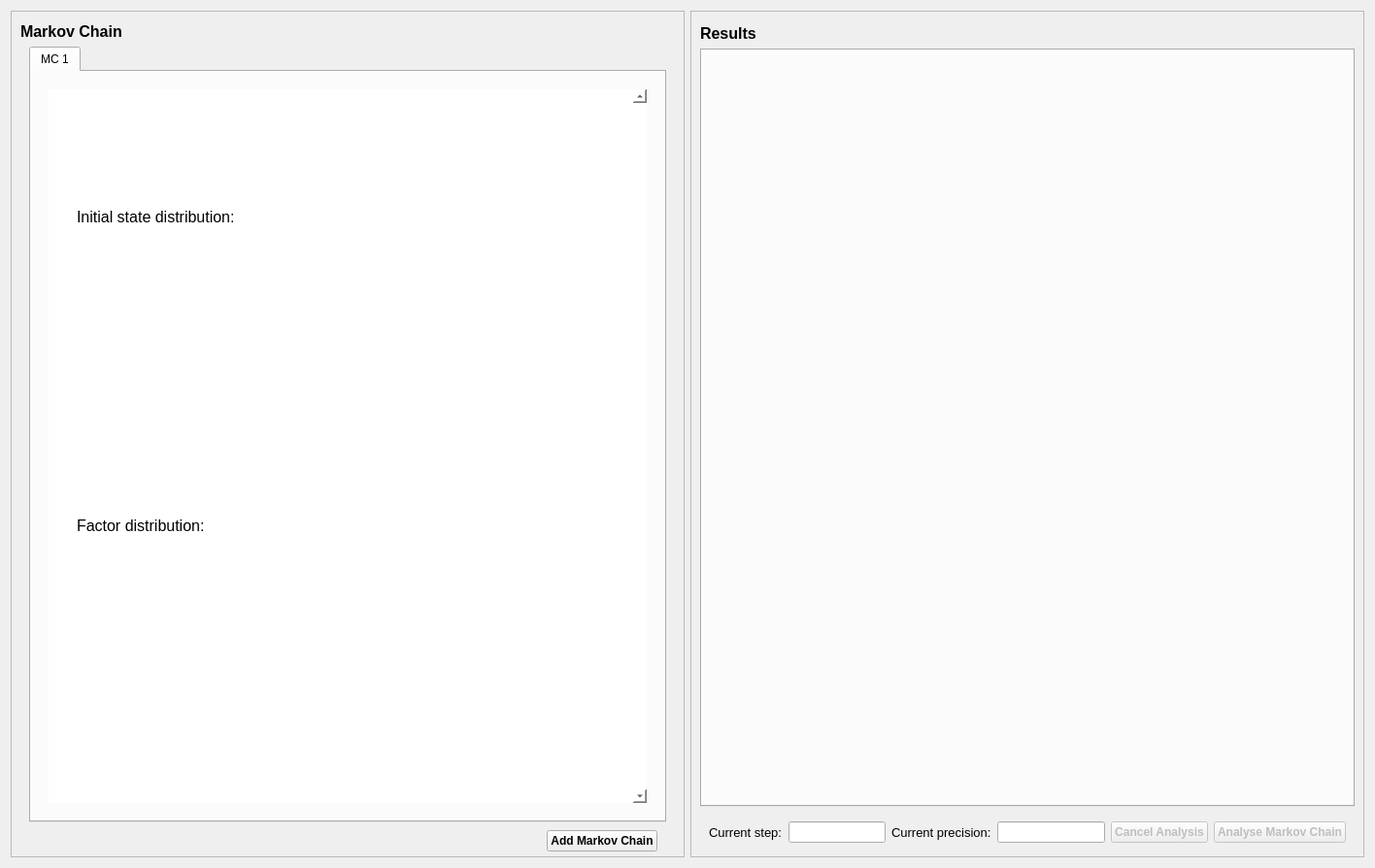
<?xml version="1.0" encoding="UTF-8"?>
<ui version="4.0">
 <class>ProjectTab</class>
 <widget class="QWidget" name="ProjectTab">
  <property name="geometry">
   <rect>
    <x>0</x>
    <y>0</y>
    <width>1416</width>
    <height>894</height>
   </rect>
  </property>
  <property name="sizePolicy">
   <sizepolicy hsizetype="Ignored" vsizetype="Preferred">
    <horstretch>0</horstretch>
    <verstretch>0</verstretch>
   </sizepolicy>
  </property>
  <property name="windowTitle">
   <string>Form</string>
  </property>
  <layout class="QHBoxLayout" name="horizontalLayout">
   <item>
    <widget class="QFrame" name="frame_2">
     <property name="sizePolicy">
      <sizepolicy hsizetype="Ignored" vsizetype="Preferred">
       <horstretch>0</horstretch>
       <verstretch>0</verstretch>
      </sizepolicy>
     </property>
     <property name="frameShape">
      <enum>QFrame::StyledPanel</enum>
     </property>
     <property name="frameShadow">
      <enum>QFrame::Raised</enum>
     </property>
     <layout class="QVBoxLayout" name="verticalLayout">
      <property name="topMargin">
       <number>11</number>
      </property>
      <property name="bottomMargin">
       <number>0</number>
      </property>
      <item>
       <widget class="QLabel" name="label_MC">
        <property name="sizePolicy">
         <sizepolicy hsizetype="Fixed" vsizetype="Fixed">
          <horstretch>0</horstretch>
          <verstretch>0</verstretch>
         </sizepolicy>
        </property>
        <property name="minimumSize">
         <size>
          <width>120</width>
          <height>0</height>
         </size>
        </property>
        <property name="sizeIncrement">
         <size>
          <width>34</width>
          <height>0</height>
         </size>
        </property>
        <property name="font">
         <font>
          <pointsize>12</pointsize>
          <weight>75</weight>
          <bold>true</bold>
         </font>
        </property>
        <property name="text">
         <string>Markov Chain</string>
        </property>
        <property name="margin">
         <number>5</number>
        </property>
       </widget>
      </item>
      <item>
       <widget class="QFrame" name="frameInput">
        <layout class="QVBoxLayout" name="layoutInput_2">
         <property name="spacing">
          <number>8</number>
         </property>
         <property name="topMargin">
          <number>0</number>
         </property>
         <property name="bottomMargin">
          <number>5</number>
         </property>
         <item>
          <widget class="QTabWidget" name="tabWidget_inputVisualisation">
           <property name="currentIndex">
            <number>0</number>
           </property>
           <widget class="QWidget" name="mc1">
            <attribute name="title">
             <string>MC 1</string>
            </attribute>
            <layout class="QVBoxLayout" name="verticalLayout_3">
             <item>
              <widget class="QWidget" name="widget_2" native="true">
               <layout class="QVBoxLayout" name="verticalLayout_5">
                <item>
                 <widget class="QScrollArea" name="scrollArea">
                  <property name="styleSheet">
                   <string notr="true">background-color: white</string>
                  </property>
                  <property name="frameShape">
                   <enum>QFrame::NoFrame</enum>
                  </property>
                  <property name="frameShadow">
                   <enum>QFrame::Raised</enum>
                  </property>
                  <property name="verticalScrollBarPolicy">
                   <enum>Qt::ScrollBarAlwaysOn</enum>
                  </property>
                  <property name="horizontalScrollBarPolicy">
                   <enum>Qt::ScrollBarAlwaysOff</enum>
                  </property>
                  <property name="widgetResizable">
                   <bool>true</bool>
                  </property>
                  <widget class="QWidget" name="wid_scrollArea">
                   <property name="geometry">
                    <rect>
                     <x>0</x>
                     <y>0</y>
                     <width>577</width>
                     <height>695</height>
                    </rect>
                   </property>
                   <layout class="QVBoxLayout" name="verticalLayout_4">
                    <item>
                     <widget class="QWidget" name="wid_initialStateVectorTitle" native="true">
                      <property name="sizePolicy">
                       <sizepolicy hsizetype="Preferred" vsizetype="Fixed">
                        <horstretch>0</horstretch>
                        <verstretch>0</verstretch>
                       </sizepolicy>
                      </property>
                      <property name="minimumSize">
                       <size>
                        <width>0</width>
                        <height>70</height>
                       </size>
                      </property>
                      <property name="styleSheet">
                       <string notr="true">background-color: white</string>
                      </property>
                      <widget class="QLabel" name="la_initialStateVector">
                       <property name="geometry">
                        <rect>
                         <x>20</x>
                         <y>10</y>
                         <width>571</width>
                         <height>60</height>
                        </rect>
                       </property>
                       <property name="minimumSize">
                        <size>
                         <width>0</width>
                         <height>60</height>
                        </size>
                       </property>
                       <property name="maximumSize">
                        <size>
                         <width>16777215</width>
                         <height>60</height>
                        </size>
                       </property>
                       <property name="font">
                        <font>
                         <pointsize>14</pointsize>
                         <weight>75</weight>
                         <bold>true</bold>
                        </font>
                       </property>
                       <property name="text">
                        <string>&lt;html&gt;&lt;head/&gt;&lt;body&gt;&lt;p&gt;&lt;span style=&quot; font-size:12pt; font-weight:400;&quot;&gt;Initial state distribution:&lt;/span&gt;&lt;/p&gt;&lt;/body&gt;&lt;/html&gt;</string>
                       </property>
                       <property name="scaledContents">
                        <bool>false</bool>
                       </property>
                      </widget>
                      <widget class="QWidget" name="wid_initialStateVector_2" native="true">
                       <property name="geometry">
                        <rect>
                         <x>0</x>
                         <y>77</y>
                         <width>555</width>
                         <height>70</height>
                        </rect>
                       </property>
                       <property name="sizePolicy">
                        <sizepolicy hsizetype="Preferred" vsizetype="Fixed">
                         <horstretch>0</horstretch>
                         <verstretch>0</verstretch>
                        </sizepolicy>
                       </property>
                       <property name="minimumSize">
                        <size>
                         <width>0</width>
                         <height>70</height>
                        </size>
                       </property>
                       <property name="styleSheet">
                        <string notr="true">background-color: white</string>
                       </property>
                      </widget>
                     </widget>
                    </item>
                    <item>
                     <widget class="QWidget" name="wid_initialStateVector" native="true">
                      <property name="sizePolicy">
                       <sizepolicy hsizetype="Preferred" vsizetype="Fixed">
                        <horstretch>0</horstretch>
                        <verstretch>0</verstretch>
                       </sizepolicy>
                      </property>
                      <property name="minimumSize">
                       <size>
                        <width>0</width>
                        <height>70</height>
                       </size>
                      </property>
                      <property name="styleSheet">
                       <string notr="true">background-color: white</string>
                      </property>
                     </widget>
                    </item>
                    <item>
                     <widget class="QWidget" name="wid_factorDistriution" native="true">
                      <property name="sizePolicy">
                       <sizepolicy hsizetype="Preferred" vsizetype="Fixed">
                        <horstretch>0</horstretch>
                        <verstretch>0</verstretch>
                       </sizepolicy>
                      </property>
                      <property name="minimumSize">
                       <size>
                        <width>0</width>
                        <height>70</height>
                       </size>
                      </property>
                      <property name="styleSheet">
                       <string notr="true">background-color: white</string>
                      </property>
                      <widget class="QLabel" name="la_factorDistribution">
                       <property name="geometry">
                        <rect>
                         <x>20</x>
                         <y>10</y>
                         <width>571</width>
                         <height>60</height>
                        </rect>
                       </property>
                       <property name="minimumSize">
                        <size>
                         <width>0</width>
                         <height>60</height>
                        </size>
                       </property>
                       <property name="maximumSize">
                        <size>
                         <width>16777215</width>
                         <height>60</height>
                        </size>
                       </property>
                       <property name="font">
                        <font>
                         <pointsize>14</pointsize>
                         <weight>75</weight>
                         <bold>true</bold>
                        </font>
                       </property>
                       <property name="text">
                        <string>&lt;html&gt;&lt;head/&gt;&lt;body&gt;&lt;p&gt;&lt;span style=&quot; font-size:12pt; font-weight:400;&quot;&gt;Factor distribution:&lt;/span&gt;&lt;/p&gt;&lt;/body&gt;&lt;/html&gt;</string>
                       </property>
                       <property name="scaledContents">
                        <bool>false</bool>
                       </property>
                      </widget>
                     </widget>
                    </item>
                    <item>
                     <widget class="QWidget" name="wid_factorDistribution" native="true">
                      <property name="sizePolicy">
                       <sizepolicy hsizetype="Preferred" vsizetype="Fixed">
                        <horstretch>0</horstretch>
                        <verstretch>0</verstretch>
                       </sizepolicy>
                      </property>
                      <property name="minimumSize">
                       <size>
                        <width>0</width>
                        <height>70</height>
                       </size>
                      </property>
                      <property name="styleSheet">
                       <string notr="true">background-color: white</string>
                      </property>
                     </widget>
                    </item>
                   </layout>
                  </widget>
                 </widget>
                </item>
               </layout>
              </widget>
             </item>
             <item>
              <layout class="QVBoxLayout" name="layoutInput"/>
             </item>
            </layout>
           </widget>
          </widget>
         </item>
         <item alignment="Qt::AlignRight">
          <widget class="QWidget" name="widget" native="true">
           <property name="maximumSize">
            <size>
             <width>16777215</width>
             <height>50</height>
            </size>
           </property>
           <layout class="QHBoxLayout" name="horizontalLayout_2">
            <property name="spacing">
             <number>11</number>
            </property>
            <property name="topMargin">
             <number>0</number>
            </property>
            <property name="bottomMargin">
             <number>0</number>
            </property>
            <item>
             <widget class="QPushButton" name="pushButton_addMC">
              <property name="maximumSize">
               <size>
                <width>150</width>
                <height>16777215</height>
               </size>
              </property>
              <property name="font">
               <font>
                <pointsize>9</pointsize>
                <weight>75</weight>
                <bold>true</bold>
               </font>
              </property>
              <property name="layoutDirection">
               <enum>Qt::RightToLeft</enum>
              </property>
              <property name="text">
               <string>Add Markov Chain</string>
              </property>
             </widget>
            </item>
           </layout>
          </widget>
         </item>
        </layout>
       </widget>
      </item>
     </layout>
    </widget>
   </item>
   <item>
    <widget class="QFrame" name="frame_3">
     <property name="sizePolicy">
      <sizepolicy hsizetype="Ignored" vsizetype="Preferred">
       <horstretch>0</horstretch>
       <verstretch>0</verstretch>
      </sizepolicy>
     </property>
     <property name="frameShape">
      <enum>QFrame::StyledPanel</enum>
     </property>
     <property name="frameShadow">
      <enum>QFrame::Raised</enum>
     </property>
     <layout class="QVBoxLayout" name="verticalLayout_2">
      <property name="topMargin">
       <number>13</number>
      </property>
      <property name="bottomMargin">
       <number>5</number>
      </property>
      <item>
       <widget class="QLabel" name="label_MC_2">
        <property name="sizePolicy">
         <sizepolicy hsizetype="Fixed" vsizetype="Fixed">
          <horstretch>0</horstretch>
          <verstretch>0</verstretch>
         </sizepolicy>
        </property>
        <property name="minimumSize">
         <size>
          <width>144</width>
          <height>0</height>
         </size>
        </property>
        <property name="sizeIncrement">
         <size>
          <width>34</width>
          <height>0</height>
         </size>
        </property>
        <property name="font">
         <font>
          <pointsize>12</pointsize>
          <weight>75</weight>
          <bold>true</bold>
         </font>
        </property>
        <property name="text">
         <string>Results</string>
        </property>
        <property name="margin">
         <number>5</number>
        </property>
       </widget>
      </item>
      <item>
       <widget class="QTabWidget" name="tabWidget_resultVisualisation">
        <property name="currentIndex">
         <number>-1</number>
        </property>
       </widget>
      </item>
      <item>
       <widget class="QWidget" name="w_calculation_characteristivs" native="true">
        <property name="minimumSize">
         <size>
          <width>0</width>
          <height>30</height>
         </size>
        </property>
        <property name="layoutDirection">
         <enum>Qt::RightToLeft</enum>
        </property>
        <layout class="QHBoxLayout" name="horizontalLayout_3">
         <item>
          <widget class="QPushButton" name="pushButton_chMethod">
           <property name="enabled">
            <bool>false</bool>
           </property>
           <property name="minimumSize">
            <size>
             <width>0</width>
             <height>0</height>
            </size>
           </property>
           <property name="font">
            <font>
             <pointsize>9</pointsize>
             <weight>75</weight>
             <bold>true</bold>
            </font>
           </property>
           <property name="text">
            <string>Analyse Markov Chain</string>
           </property>
          </widget>
         </item>
         <item>
          <widget class="QPushButton" name="pushButton_cancelAnalysis">
           <property name="enabled">
            <bool>false</bool>
           </property>
           <property name="font">
            <font>
             <pointsize>9</pointsize>
             <weight>75</weight>
             <bold>true</bold>
            </font>
           </property>
           <property name="text">
            <string>Cancel Analysis</string>
           </property>
          </widget>
         </item>
         <item>
          <widget class="QLineEdit" name="le_currentPrecision">
           <property name="text">
            <string/>
           </property>
           <property name="alignment">
            <set>Qt::AlignRight|Qt::AlignTrailing|Qt::AlignVCenter</set>
           </property>
          </widget>
         </item>
         <item>
          <widget class="QLabel" name="la_currenPrecision">
           <property name="font">
            <font>
             <pointsize>10</pointsize>
            </font>
           </property>
           <property name="text">
            <string>Current precision:</string>
           </property>
          </widget>
         </item>
         <item>
          <widget class="QLineEdit" name="le_currentStep">
           <property name="sizePolicy">
            <sizepolicy hsizetype="Maximum" vsizetype="Fixed">
             <horstretch>0</horstretch>
             <verstretch>0</verstretch>
            </sizepolicy>
           </property>
           <property name="maximumSize">
            <size>
             <width>100</width>
             <height>16777215</height>
            </size>
           </property>
           <property name="text">
            <string/>
           </property>
           <property name="alignment">
            <set>Qt::AlignRight|Qt::AlignTrailing|Qt::AlignVCenter</set>
           </property>
          </widget>
         </item>
         <item>
          <widget class="QLabel" name="la_currentStep">
           <property name="font">
            <font>
             <pointsize>10</pointsize>
            </font>
           </property>
           <property name="text">
            <string>Current step:</string>
           </property>
          </widget>
         </item>
        </layout>
       </widget>
      </item>
     </layout>
    </widget>
   </item>
  </layout>
 </widget>
 <resources/>
 <connections/>
</ui>
